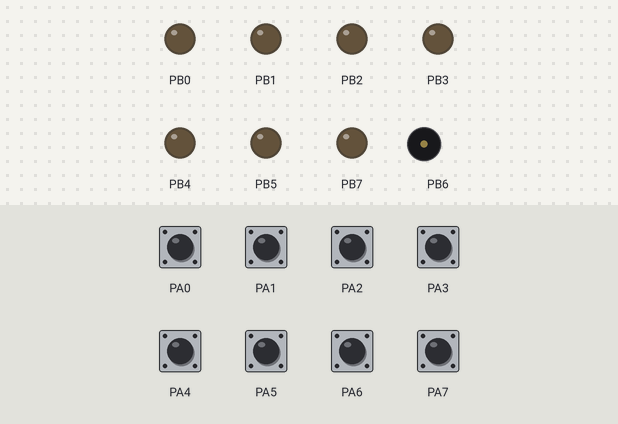
Simulated run of this program. Board: ATmega1284P, built with avr-gcc and emulated at 8 MHz. Shown: output pins drawn as LEDs (lit = HIGH), buzzer (waves = sounding). The test bench sets the inputs (shaded band); at power-on: PA0–7 HIGH. Pins used as bus, display or sensor lines are not drawn.

Above: at 1.2 s.
1.3 s: PA0 pulled LOW for 0.15 s
At 3.2 s:
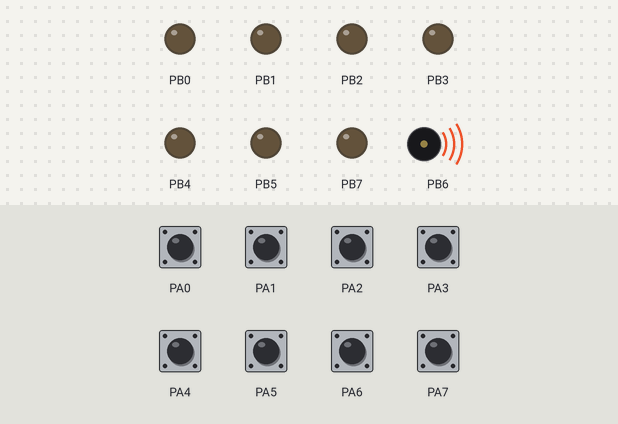
6.4 s: PA0 pulled LOW for 1 s
Timing chart, 0 to 13.9 s (numbered marks = the images above; inputs shaded):
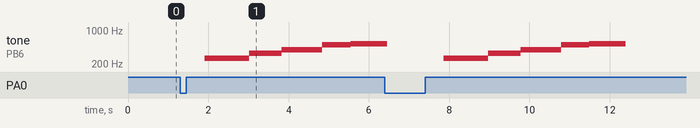

Measured:
- after the input at 1.3 s, tone on PB6: plays 263 Hz for 1.1 s, 331 Hz for 0.81 s, 393 Hz for 1.0 s, 496 Hz for 0.71 s, 525 Hz for 0.86 s, starting after 0.62 s

The program:

main.c
```c
/*	Author: Eduardo Rocha
 *  Partner(s) Name: Arturo Alvarado
 *	Lab Section:
 *	Assignment: Lab #9  Exercise #3
 *	Exercise Description:

	Challenge) Using the ATmega1284’s built in PWM functionality, design a system where a short,
	five-second melody, is played when a button is pressed. NOTE: The melody must be somewhat complex
	(scaling from C to B is NOT complex).

	Criteria:
	When the button is pressed, the melody should play until completion
	Pressing the button again in the middle of the melody should do nothing
	If the button is pressed and held, when the melody finishes, it should not
	repeat until the button is released and pressed again


	Hints:
	One approach is to use three arrays. One array holds the sequence of notes for the melody.
	Another array holds the times that each note is held. The final array holds the down times between adjacent notes.


 *	I acknowledge all content contained herein, excluding template or example
 *	code, is my own original work.
 */

#include <avr/io.h>
#include <avr/interrupt.h>

volatile unsigned char TimerFlag=0;

unsigned long _avr_timer_M = 1;
unsigned long _avr_timer_cntcurr=0;

void TimerOn(){
	TCCR1B=0x0B;
	OCR1A=125;
	TIMSK1=0x02;
	TCNT1=0;
	_avr_timer_cntcurr=_avr_timer_M;
	SREG |= 0x80;
}

void TimerOff(){
	TCCR1B=0x00;
}

void TimerISR(){
	TimerFlag=1;
}

ISR(TIMER1_COMPA_vect){
	_avr_timer_cntcurr --;

	if( _avr_timer_cntcurr==0){
		TimerISR();
		_avr_timer_cntcurr= _avr_timer_M;
	}
}

void TimerSet(unsigned long M ){
	_avr_timer_M=M;
	_avr_timer_cntcurr = _avr_timer_M;
}


void set_PWM(double frequency){
	static double current_frequency;

	if(frequency != current_frequency){
		if(!frequency) {TCCR3B &= 0x08;}
		else{TCCR3B |= 0x03;}

		if(frequency < 0.954){OCR3A = 0xFFFF;}

		else if(frequency > 31250) {OCR3A = 0x0000;}

		else {OCR3A = (short)(8000000 / (128*frequency))-1;}

		TCNT3 = 0;
		current_frequency = frequency;
	}

}


void PWM_on(){

	TCCR3A = ( 1 << COM3A0 );

	TCCR3B = ( 1 << WGM32 ) | ( 1 << CS31 ) | ( 1 << CS30 );

	set_PWM(0);
}

void PWM_off(){
	TCCR3A=0x00;
	TCCR3B=0x00;
}


enum STATES { start, init, press, release, wait, play } state;

unsigned char button_on=0;
double sound_arr[5]={ 261.63, 329.63, 392.00, 493.88, 523.25 };
unsigned char sound_lasting[5]={6, 4, 5, 4, 9 };
unsigned char sound_waiting[5]={1, 2, 1, 2, 0 };
unsigned char i=0;
unsigned char cnt=0;

void state_machine(){

	unsigned char button1=~PINA & 0x01;
	unsigned char button2=~PINA & 0x02;
	unsigned char button3=~PINA & 0x04;


	switch (state){

		case start:
							state = init;
							break;

		case init:

							state=(button1) ? press : init;
							break;

		case press:
							state=(button1) ? press : release;
							break;

		case release:				state=wait;
							break;

		case wait:				if( cnt < sound_waiting[i] ){
								cnt=cnt+1;
							}else{
							state=play;
							cnt=0;
							}

							break;

		case play:
							//play the sound in the current array
							set_PWM( sound_arr[i] );

							if( cnt < sound_lasting[i] ){
								cnt=cnt+1;
							}else{
							state=release;
							cnt=0;
							++i;
							}

							if( i==5 ){
							state=start;
							i=0;
							set_PWM( 0 ); //turn off sound
							}

							break;

		default:
							state=start;
							break;
		}

}

int main(void)
{

	//Initializing our input and output ports
	DDRA=0x00; PORTA=0xFF;
	DDRB=0XFF; PORTB=0x00;

	//Initializing our Speaker
	PWM_on();

	//Initializing our time of 100ms
	TimerSet(100);
	TimerOn(); //Enabling the timer

    while (1)
    {
		state_machine();
		while(!TimerFlag);
		TimerFlag=0;
    }

    return 0;
}
```

io.c
```c
#include <avr/io.h>
#include <avr/interrupt.h>
#include <stdio.h>
#include "io.h"

#define SET_BIT(p,i) ((p) |= (1 << (i)))
#define CLR_BIT(p,i) ((p) &= ~(1 << (i)))
#define GET_BIT(p,i) ((p) & (1 << (i)))

/*-------------------------------------------------------------------------*/

#define DATA_BUS PORTC		// port connected to pins 7-14 of LCD display
#define CONTROL_BUS PORTD	// port connected to pins 4 and 6 of LCD disp.
#define RS 6			// pin number of uC connected to pin 4 of LCD disp.
#define E 7			// pin number of uC connected to pin 6 of LCD disp.

/*-------------------------------------------------------------------------*/

void LCD_ClearScreen(void) {
   LCD_WriteCommand(0x01);
}

void LCD_init(void) {

    //wait for 100 ms.
	delay_ms(100);
	LCD_WriteCommand(0x38);
	LCD_WriteCommand(0x06);
	LCD_WriteCommand(0x0f);
	LCD_WriteCommand(0x01);
	delay_ms(10);
}

void LCD_WriteCommand (unsigned char Command) {
   CLR_BIT(CONTROL_BUS,RS);
   DATA_BUS = Command;
   SET_BIT(CONTROL_BUS,E);
   asm("nop");
   CLR_BIT(CONTROL_BUS,E);
   delay_ms(2); // ClearScreen requires 1.52ms to execute
}

void LCD_WriteData(unsigned char Data) {
   SET_BIT(CONTROL_BUS,RS);
   DATA_BUS = Data;
   SET_BIT(CONTROL_BUS,E);
   asm("nop");
   CLR_BIT(CONTROL_BUS,E);
   delay_ms(1);
}

void LCD_DisplayString( unsigned char column, const unsigned char* string) {
   LCD_ClearScreen();
   unsigned char c = column;
   while(*string) {
      LCD_Cursor(c++);
      LCD_WriteData(*string++);
   }
}

void LCD_Cursor(unsigned char column) {
   if ( column < 17 ) { // 16x1 LCD: column < 9
						// 16x2 LCD: column < 17
      LCD_WriteCommand(0x80 + column - 1);
   } else {
      LCD_WriteCommand(0xB8 + column - 9);	// 16x1 LCD: column - 1
											// 16x2 LCD: column - 9
   }
}

void delay_ms(int miliSec) //for 8 Mhz crystal

{
    int i,j;
    for(i=0;i<miliSec;i++)
    for(j=0;j<775;j++)
  {
   asm("nop");
  }
}
```

io.h
```c
#ifndef __io_h__
#define __io_h__

void LCD_init();
void LCD_ClearScreen(void);
void LCD_WriteCommand (unsigned char Command);
void LCD_Cursor (unsigned char column);
void LCD_DisplayString(unsigned char column ,const unsigned char *string);
void delay_ms(int miliSec);
#endif
```
